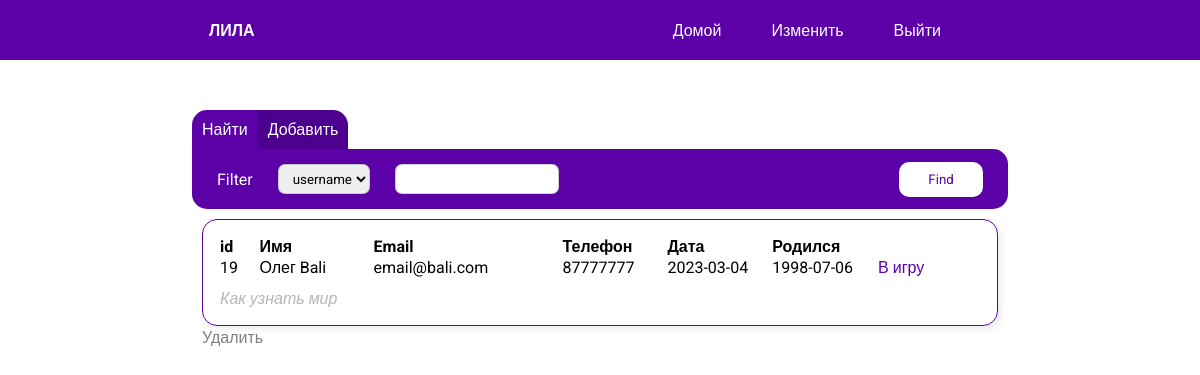
Page /index (signed in) on the committed database.
### project/models.py (models this page shows, shortened)
class User(db.Model):
    id = db.Column(db.Integer, primary_key=True)
    name = db.Column(db.String(64))
    email = db.Column(db.String(64))
    phone = db.Column(db.String(64))
    date = db.Column(db.Date)
    birthday = db.Column(db.Date)
    additional_comment = db.Column(db.String(64))
    city = db.Column(db.String(64))
    game = db.relationship('Game', backref='Game.user_id', cascade="all, delete")

### project/routes.py (the view, shortened to what this page needs)
@app.route('/', methods=['GET', 'POST'])
@app.route('/index', methods=['GET', 'POST'])
@login_required
def index():
    search_form = SearchForm()
    add_form = AddUserForm()
    users = User.query.order_by(User.id.desc()).all()
    return render_template('index.html', search_form=search_form, add_form=add_form, users=users)

### project/forms.py (shortened to what this page needs)
class SearchForm(FlaskForm):
    type = SelectField('Filter', choices=[(1, 'username'), (2, 'email'), (3, 'phone')])
    input = SearchField()
    submit = SubmitField('Find')

class AddUserForm(FlaskForm):
    name = StringField('Имя', validators=[DataRequired()])
    email = StringField('Email', validators=[Optional()])
    phone = StringField('Phone', validators=[Optional()])
    birthday = DateField('Birthday', validators=[Optional()])
    comment = StringField('Запрос')
    city = StringField('City')
    submit = SubmitField('Save')

### project/models.py (called while the page is built)
@login.user_loader
def load_user(id):
    return Admin.query.get(int(id))

### project/templates/index.html (shortened to what this page needs)
<link rel="stylesheet" href="/static/css/_user.css">
<link rel="stylesheet" href="/static/css/index.css">
{% extends 'base.html' %}
{% block content %}
<div class="wrapper">
    <div class="users_block">
        <div class="switcher">
            <div class="search_window_button" id = 'pressed'>
                <p>Найти</p>
            </div>
            <div class="add_window_button" id ='unpressed'>
                <p>Добавить</p>
            </div>
        </div>
        <div class="search_block " id="">
            <form class="search" action="" method="POST">
                <ul class="search_menu">
                    {{search_form.type.label}}
                    {{search_form.type(class='field')}}
                    {{search_form.input(class= 'field')}}
                </ul>
                {{search_form.submit(class='button')}}
            </form>
            <div class="result">
                {% for user in users%}
                {% include  '_user.html'%}
                {% endfor %}
            </div>
        </div>
    </div>
</div>
{% endblock %}

### project/templates/_user.html
<div href="/" class="table_block">
    <table class="user_block">
        <tbody>
            <tr>
                <th class="id">id</th>
                <th class="name">Имя</th>
                <th class="email">Email</th>
                <th>Телефон</th>
                <th>Дата</th>
                <th>Родился</th>
                <th></th>
            </tr>
            <tr>
                <td class="id">{{user.id}}</td>
                <td>{{user.name}}</td>
                <td>{{user.email}}</td>
                <td>{{user.phone}}</td>
                <td>{{user.date}}</td>
                <td>{{user.birthday}}</td>
                <td class="buttons">
                    <a href="{{ url_for('user', id=user.id) }}" class="button">В игру</a>
                </td>
            </tr>
            <tr>
                <td colspan="5" class="comment">{{user.additional_comment}}</td>
            </tr>
        </tbody>
    </table>
    <a href="{{ url_for('delete', id=user.id) }}" class="delete_button">Удалить</a>
</div>

### project/static/css/_user.css (style rules this page uses)
.table_block { display: block; margin: 10px; }
.user_block { width: 100%; text-align: left; padding: 15px; table-layout: fixed; border-radius: 15px; border: 1px solid rgb(92, 0, 167); -webkit-box-shadow: 4px 4px 9px -2px rgba(0,0,0,0.10); -moz-box-shadow: 4px 4px 9px -2px rgba(0,0,0,0.10); box-shadow: 4px 4px 9px -2px rgba(0,0,0,0.10); }
.id { width: 5%; }
.name { width: 15%; }
.email { width: 25%; }
.comment { padding-top: 10px; font-style: italic; color: rgba(128, 128, 128, 0.583); }

### project/static/css/index.css (style rules this page uses)
.users_block { width: 85%; height: 85vh; margin: 0px auto; margin-top: 50px; }
.switcher { display: flex; text-align: center; }
.switcher p { text-align: center; padding: 10px; cursor: pointer; }
#pressed { background-color: rgb(92, 0, 167); }
#unpressed { background-color: rgb(77, 0, 141); }
.search { display: flex; height: 60px; background-color: rgb(92, 0, 167); border-radius: 0px 15px 15px 15px; align-items: center; }
.search_menu { display: flex; align-items: center; width: 100%; padding-left: 25px; color: white; }
.result { width: 100%; height: 75vh; overflow: scroll; }
.field { height: 30px; margin-left: 25px; border: 1px solid rgba(128, 128, 128, 0.382); border-radius: 7px; padding-left: 10px; }
.search_window_button { border-radius: 15px 0px 0px 0px; color: white; }
.add_window_button { border-radius: 0px 15px 0px 0px; color: white; }
.button { height: 35px; width: 100px; margin-right: 25px; background-color: rgb(255, 255, 255); border: 1px solid rgba(128, 128, 128, 0); border-radius: 10px; color: rgb(92, 0, 167); }
.table_block { position: relative; margin-bottom: 25px; }
.delete_button { bottom: -20%; left: 0; color: gray; position: absolute; }

### project/static/css/base.css (style rules this page uses)
* { padding: 0px; margin: 0px; font-family: 'Roboto', sans-serif; text-decoration: none; }
.wrapper { width: 80%; margin: 0px auto; }

### rows in the picture
User: id "19", name "Олег Bali", email "email@bali.com", phone "87777777", date "2023-03-04", birthday "1998-07-06", additional_comment "Как узнать мир"

### other values in the picture
{{ search_form.type.label }} "Filter"
